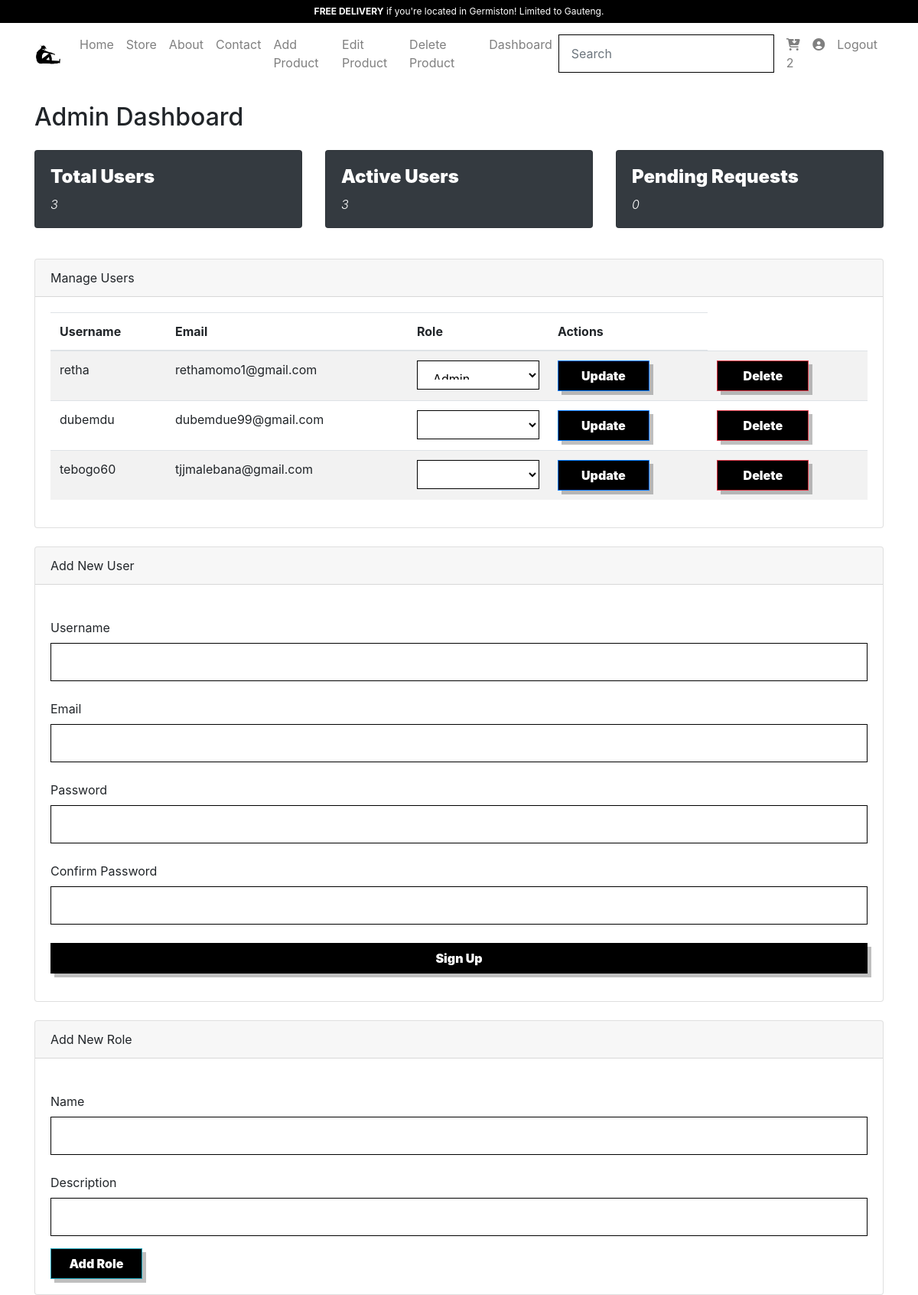
The page /dashboard (signed in) on the database its author committed.
### models.py (models this page shows, shortened)
class User(db.Model, UserMixin):
    id = db.Column(db.Integer, primary_key=True, autoincrement=True)
    username = db.Column(db.String(30), unique=True, nullable=False)
    email = db.Column(db.String(100), unique=True, nullable=False)
    password_hash = db.Column(db.String(128), nullable=False)
    role_id = db.Column(db.Integer, db.ForeignKey('role.id', ondelete="CASCADE"), nullable=False)  # ✅ Add ondelete="CASCADE"
    is_active = db.Column(db.Boolean, nullable=False, default=True)

class Role(db.Model):
    id = db.Column(db.Integer, primary_key=True, autoincrement=True)
    name = db.Column(db.String(20), unique=True, nullable=False)
    description = db.Column(db.String(100), nullable=True)
    users = db.relationship('User', backref='role', lazy=True, cascade="all, delete")  # ✅ Cascade in ORM

### routes/admin.py (the view)
@admin_bp.route('/dashboard', methods=['GET', 'POST'])
@login_required
@admin_only
def dashboard():
    total_users = User.query.count()
    active_users = User.query.filter_by(is_active=True).count()
    pending_requests = 0  # Adjust based on actual business logic
    recent_activities = Activity.query.order_by(Activity.date.desc()).limit(10).all()
    roles = Role.query.all()
    return render_template(
        'admin/dashboard.html',
        total_users=total_users,
        active_users=active_users,
        pending_requests=pending_requests,
        recent_activities=recent_activities,
        users= User.query.all(),
        form = SignupForm(),
        role_form = AddRoleForm(),
        roles = reversed(roles),
        user = current_user
    )

### forms.py
class SignupForm(FlaskForm):
    username = StringField('Username', validators=[DataRequired(), Length(min=4, max=30)])
    email = StringField('Email', validators=[DataRequired(), Email()])
    password = PasswordField('Password', validators=[DataRequired(), Length(min=8)])
    confirm_password = PasswordField('Confirm Password', validators=[DataRequired(), EqualTo('password')])
    submit = SubmitField('Sign Up')

class AddRoleForm(FlaskForm):
    name = StringField('Name', validators=[DataRequired()])
    description = StringField('Description', validators=[DataRequired()])
    submit = SubmitField('Add Role')

### app.py (called while the page is built)
@login_manager.user_loader
def load_user(user_id):
    return User.query.get(int(user_id))

### routes/admin.py (called while the page is built)
def admin_only(func):
    @wraps(func) # Preserve the original function's parameter metadata
    def wrapper(*args, **kwargs):
        if current_user.role_id != 1 and current_user.id != 1:
            flash('Access denied! Admins only.', 'danger')
            return redirect(url_for('public.login'))
        return func(*args, **kwargs) # Call the original function
    return wrapper

### templates/admin/dashboard.html (shortened to what this page needs)
{% extends 'base.html' %}
{% block content %}{% include 'includes/navbar.html' %}
<div class="container mt-4">
    <h2 class="mb-4">Admin Dashboard</h2>
    <div class="row">
        <div class="col-md-4">
            <div class="card text-white bg-dark mb-3">
                <div class="card-body">
                    <h5 class="card-title">Total Users</h5>
                    <p class="card-text display-4">{{ total_users }}</p>
                </div>
            </div>
        </div>
        <div class="col-md-4">
            <div class="card text-white bg-dark mb-3">
                <div class="card-body">
                    <h5 class="card-title">Active Users</h5>
                    <p class="card-text display-4">{{ active_users }}</p>
                </div>
            </div>
        </div>
        <div class="col-md-4">
            <div class="card text-white bg-dark mb-3">
                <div class="card-body">
                    <h5 class="card-title">Pending Requests</h5>
                    <p class="card-text display-4">{{ pending_requests }}</p>
                </div>
            </div>
        </div>
    </div>
    <div class="card mt-4">
        <div class="card-header">Manage Users</div>
        <div class="card-body">
            <table class="table table-striped">
                <thead>
                    <tr>
                        <th>Username</th>
                        <th>Email</th>
                        <th>Role</th>
                        <th>Actions</th>
                    </tr>
                </thead>
                <tbody>
                    {% for user in users %}
                    <tr>
                        <td>{{ user.username }}</td>
                        <td>{{ user.email }}</td>
                        <td>
                            <form method="POST" action="{{ url_for('admin.update_role') }}">
                                <select name="role" class="form-control d-inline w-auto">
                                    {% for role in roles %}
                                        <option value="{{ role.id }}" {% if user.role_id == role.id %}selected{% endif %}>
                                            {{ role.name }}
                                        </option>
                                    {% endfor %}
                                </select>
                                <td><button type="submit" class="btn btn-primary btn-sm">Update</button></td>
                            </form>
<td>
                            <form method="POST" action="{{ url_for('admin.delete_user', user_id=user.id) }}" >
                                <button type="submit" class="btn btn-danger btn-sm">Delete</button>
                            </form></td>
                    </tr>
                    {% endfor %}
                </tbody>
            </table>
        </div>
    </div>
    <div class="card mt-4">
        <div class="card-header">Add New User</div>
        <div class="card-body">
            <form method="POST" action="{{ url_for('admin.add_user') }}">
                <div class="form-group">
                    {{ form.username.label }}<br />
                    {{ form.username(class="form-control") }}
                </div>
                <div class="form-group">
                    {{ form.email.label }}<br />
                    {{ form.email(class="form-control") }}
                </div>
                <div class="form-group">
                    {{ form.password.label }}<br />
                    {{ form.password(class="form-control")}}
                </div>
                <div class="form-group">
                    {{ form.confirm_password.label }}<br />
                    {{ form.confirm_password(class="form-control")}}
                </div>
                <div class="form-group">
                    {{ form.submit(class="btn btn-full") }}
                </div>
            </form>
        </div>
    </div>
    <div class="card mt-4">
        <div class="card-header">Add New Role</div>
        <div class="card-body">
            <form method="POST" action="{{ url_for('admin.add_role') }}">
                <div class="form-group">
                    {{ role_form.name.label }}<br />
                    {{ role_form.name(class="form-control") }}
                </div>
                <div class="form-group">
                    {{ role_form.description.label }}<br />
                    {{ role_form.description(class="form-control") }}
                </div>
                <button type="submit" class="btn btn-info">Add Role</button>
            </form>
        </div>
    </div>
</div>
{% endblock %}

### static/css/main.css (style rules this page uses)
:root { --white: #ffffff; --black: #000000; --green: #008000; --off-green: rgb(0, 128, 0, 0.25); --gray: rgb(0, 0, 0, 0.5); --off-white: #f2f2f2; --text-xs: 12px; --text-sm: 16px; --text-md: 24px; --text-lg: 32px; --text-xl: 40px; --text-xxl: 50px; }
.btn { color: var(--white); font-size: var(--text-sm); font-weight: 900; border-radius: 0; background: var(--black); width: 120px; height: 40px; box-shadow: 5px 5px 0 rgba(0, 0, 0, 0.25); transition: 0.3s ease; }
.btn-full { width: 100%; }
.card-body .card-title { font-size: var(--text-md); font-weight: 900; }
.card-body .card-text { font-size: var(--text-sm); font-style: italic; }
.form-group { margin-top: 24px; }
.form-control { border: 1px solid var(--black); border-radius: 0; padding: 12px 16px; font-size: 16px; color: var(--black); }

### rows shown on the page
User: username "retha", email "rethamomo1@gmail.com", role "Admin"
User: username "dubemdu", email "dubemdue99@gmail.com"
User: username "tebogo60", email "tjjmalebana@gmail.com"

### other values the page prints
{{ total_users }} "3"
{{ active_users }} "3"
{{ pending_requests }} "0"
{{ role_form.name.label }} "Name"
{{ role_form.description.label }} "Description"
